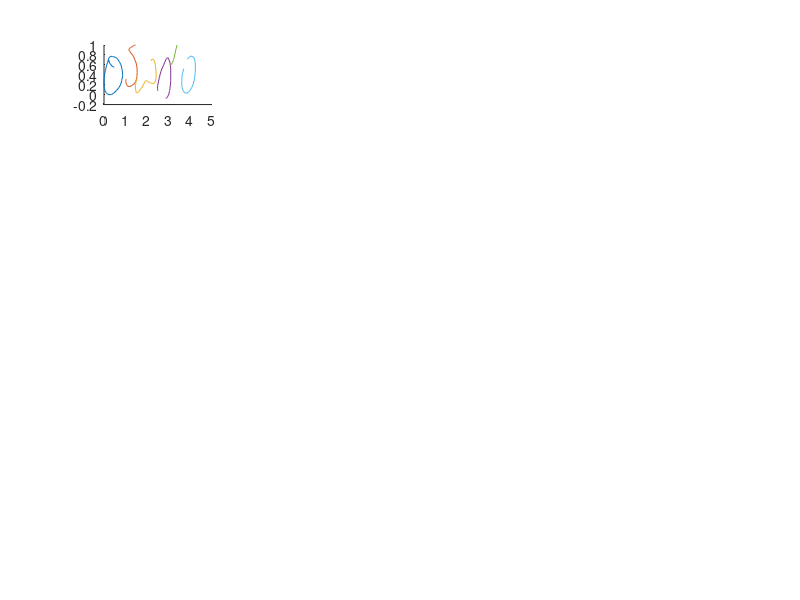

Recreate this plot in MATLAB. (Note: this script raises an error after producing the figure.)

load('complete_wrong_data_730')
q=1;
colorc=1;
colors=['r','g','b','y','m'];
% y=[];
nstrokearray=[];
v=1;
for v=1:20
    m=1;
    for j=1:X(v).nchars
        for k=1:X(v).chararr(j).nsgs%Loop over each sgarray in the character
            for l=1:X(v).chararr(j).sgarray(k).nstrokes%loop over each stroke
                nstrokearray(m).points=X(v).chararr(j).sgarray(k).strokearray(l).points;
                m=m+1;
                
            end
        end
    end
    
    %smooting of input word
    if mod(v,10) == 0
        c = 20;
    else
        c=2*mod(v,10);
    end
    subplot(5,4,c-1)
    hold on
    for p=1:length(nstrokearray)
        plot(nstrokearray(p).points(:,1),nstrokearray(p).points(:,2));
        q=q+1;
    end
    hold off
    
    
    
    csg.stroke(1).points=nstrokearray(1).points;
    
    nstrokearray(1)=[];
    
    minx=[];
    for i=1:length(nstrokearray)
        minx=[minx min(nstrokearray(i).points(:,1))];
    end
    [~,ind]=sort(minx);
    test=nstrokearray;
    nstrokearray=nstrokearray(ind);
    
    for i=1:length(nstrokearray)
        
        val1=isabove(nstrokearray(i),csg.stroke(1))%Checking if the stroke is a top stroke
        if val1==1
            csg.stroke=[csg.stroke nstrokearray(i)];
            
        end
        
        val2=isbelow(nstrokearray(1),csg.stroke(1))%Checking if the stroke is a bottom stroke
        if val2==1
            csg.stroke=[csg.stroke nstrokearray(i)];
           
        end
        
        
        val3=isauxormain(nstrokearray(i),csg.stroke(1))
        if val3==1
            Baux=isBaux(nstrokearray(i))    %Checking if the stroke is a baseline auxiliary stroke
            if Baux==1
                csg.stroke=[csg.stroke nstrokearray(i)];
               
                val4=0
            else
                hold on;
                subplot(5,4,c)
                for f=1:length(csg.stroke)
                    plot(csg.stroke(f).points(:,1),csg.stroke(f).points(:,2),colors(colorc));
                    
                end
                hold off;
                val4=1
                
                nsg=nstrokearray(i);
                
                if colorc == 5
                    colorc=0;
                end
                colorc=colorc+1;
                
                % newXstrokearray=cat(1,newXstrokearray,csg.stroke);
                csg.stroke(:)=[];
                csg.stroke(1)=nsg;
                
            end
            
            
        end
        hold on;
        subplot(5,4,c)
        
        for f=1:length(csg.stroke)
            plot(csg.stroke(f).points(:,1),csg.stroke(f).points(:,2),colors(colorc));   % if last strokearray is next main
            
        end
        hold off;
    end
    if mod(v,10) == 0
        pause
        clf
    end
end


